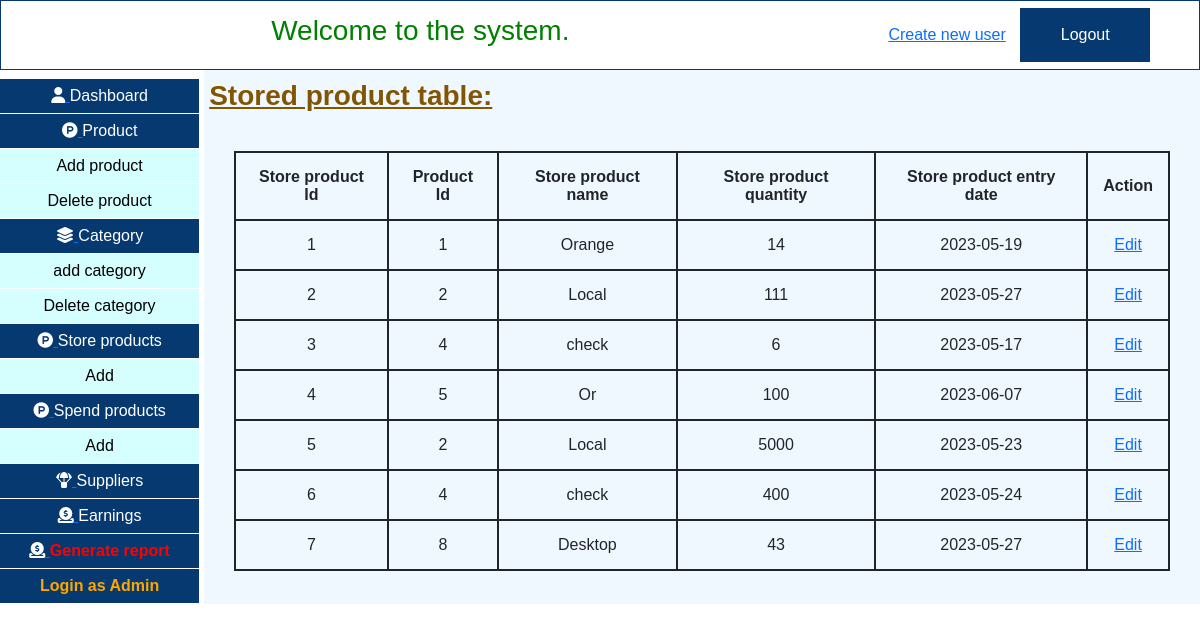
/ims/php/view_store_product.php (signed in), run on the app's committed database.
### tables this page shows
CREATE TABLE `store_product` (
  `store_product_id` int(11) NOT NULL,
  `product_id` int(11) NOT NULL,
  `product_name` varchar(255) NOT NULL,
  `store_product_quantity` int(11) NOT NULL,
  `store_product_entry_date` varchar(10) NOT NULL
);

### ims/php/view_store_product.php (the view, shortened to what this page needs)
<!DOCTYPE html>
<html lang="en">
<head>
    <link href="https://cdn.jsdelivr.net/npm/bootstrap@5.0.2/dist/css/bootstrap.min.css" rel="stylesheet">
    <link rel="stylesheet" href="../css/afterLoginNavBar.css">
    <link rel="stylesheet" href="../css/admin_deshboard.css">
</head>
<body>
        <?php include "afterLoginNavBar.php"; ?>
        <div class="main_div">
            <div style="margin-top:10px" class="left_side">
                <?php include "leftSideSheared.php"; ?>
            </div>
            <div   class="right_side">
            <h3 style="margin-top: 10px;
    color: rgb(129, 85, 2); margin-left: 5px; font-weight:bold;text-decoration:underline;">Stored product table: </h3>
            <table style="margin:30px">
                <tr>
                    <th>Store product Id</th>
                    <th>Product Id</th>
                    <th>Store product name</th>
                    <th>Store product quantity</th>
                    <th>Store product entry date</th>
                    <th>Action</th>
                </tr>
                <?php
                    include "../backEndCode/databaseConnection.php";
                    $sql = "SELECT * FROM store_product";
                    $query = $connection->query($sql);
                    while($data = mysqli_fetch_array($query)){
                        $show_id = $data['store_product_id'];
                        $show_p_id = $data['product_id'];
                        $show_name = $data['product_name'];
                        $show_code = $data['store_product_quantity'];
                        $show_date = $data['store_product_entry_date'];
                        echo "<tr>
                            <td>$show_id</td>
                            <td>$show_p_id</td>
                            <td>$show_name</td>
                            <td>$show_code</td>
                            <td>$show_date</td>
                            <td><a href='editStoreProduct.php?name=$show_p_id'>Edit</a></td>
                        </tr>";
                    }
                ?>
            </table>
            </div>
        </div>
</body>
</html>

### ims/css/admin_deshboard.css (style rules this page uses)
body { margin:0; padding: 0; font-family: Arial, Helvetica, sans-serif; }
.main_div { margin-top: 45px; display: flex; flex-direction: row; }
.left_side { flex: 0.2; height: 100%; background-color: #063970; }
.right_side { flex: 1; margin-left: 5px; display: flex; flex-direction: column; background-color: aliceblue; }
h3 { color: green; }

### ims/php/view_store_product.php (style rules this page uses)
table, th, td { border: 1px solid; padding: 15px; border-collapse: collapse; border-width: 2px; text-align: center; }

### data on the page
store_product: store_product_id "1", product "1", product_name "Orange", store_product_quantity "14", store_product_entry_date "2023-05-19"
store_product: store_product_id "2", product "2", product_name "Local", store_product_quantity "111", store_product_entry_date "2023-05-27"
store_product: store_product_id "3", product "4", product_name "check", store_product_quantity "6", store_product_entry_date "2023-05-17"
store_product: store_product_id "4", product "5", product_name "Or", store_product_quantity "100", store_product_entry_date "2023-06-07"
store_product: store_product_id "5", product "2", product_name "Local", store_product_quantity "5000", store_product_entry_date "2023-05-23"
store_product: store_product_id "6", product "4", product_name "check", store_product_quantity "400", store_product_entry_date "2023-05-24"
store_product: store_product_id "7", product "8", product_name "Desktop", store_product_quantity "43", store_product_entry_date "2023-05-27"
